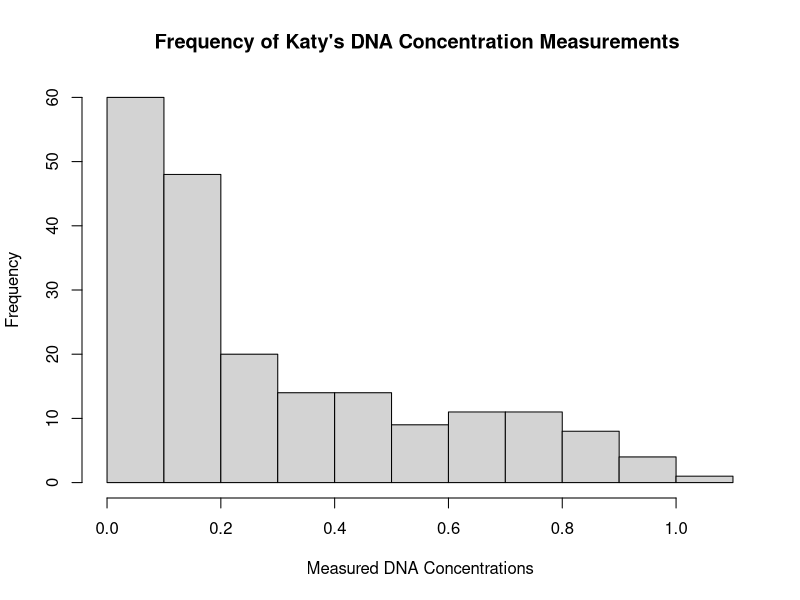
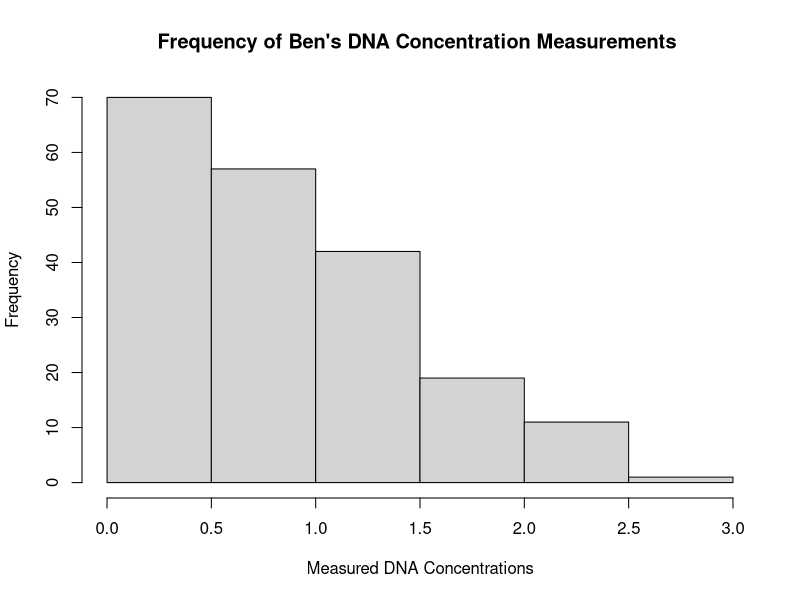
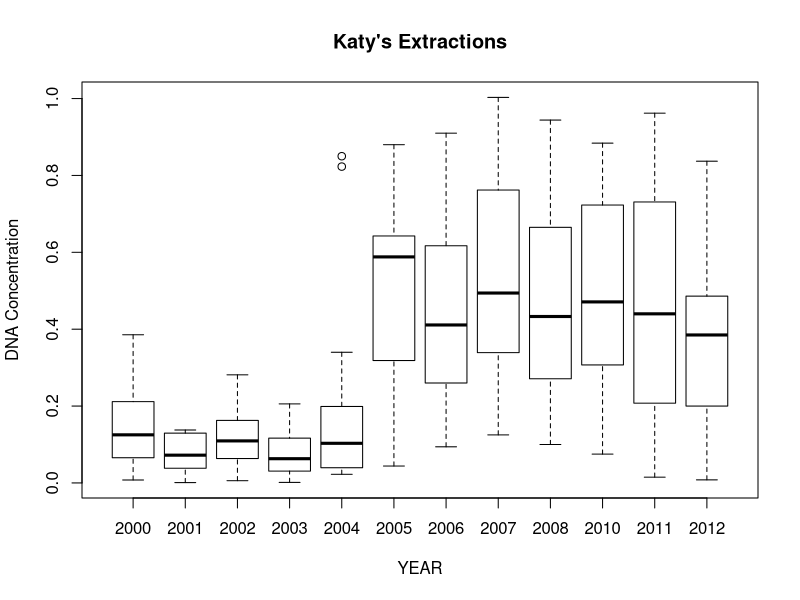
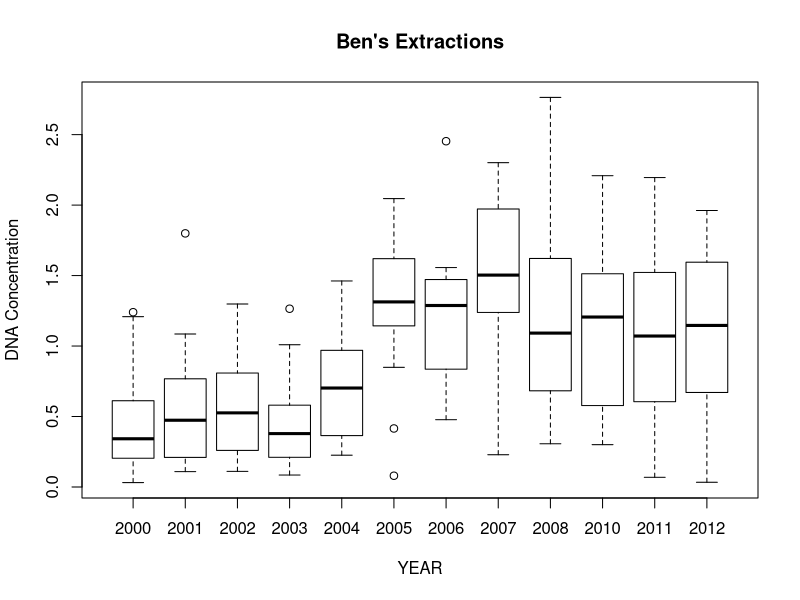
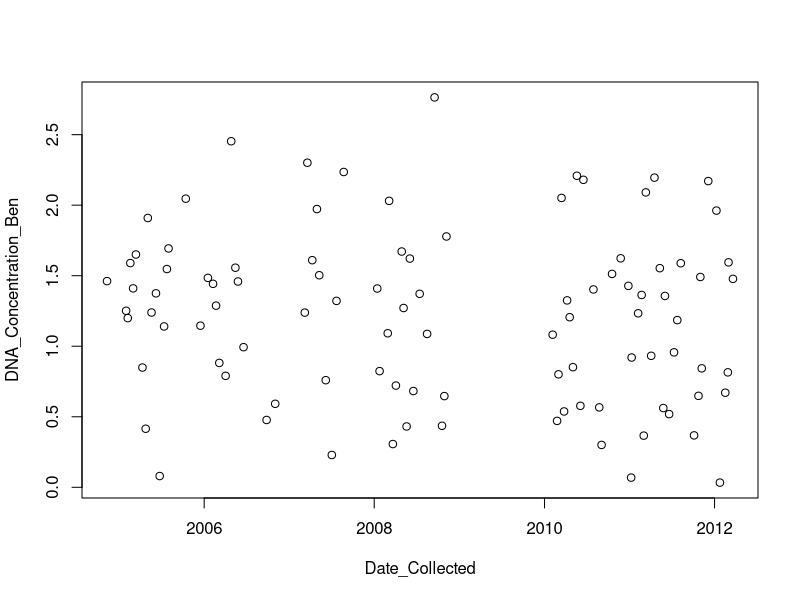
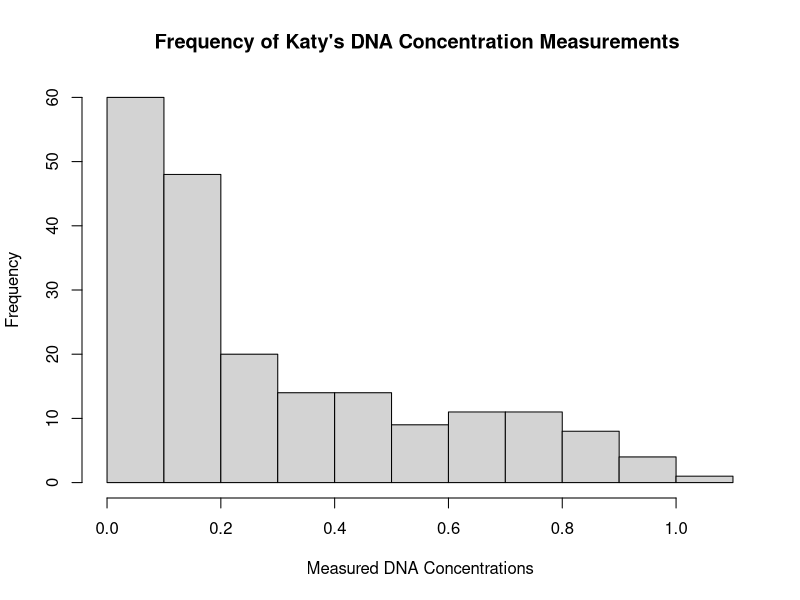
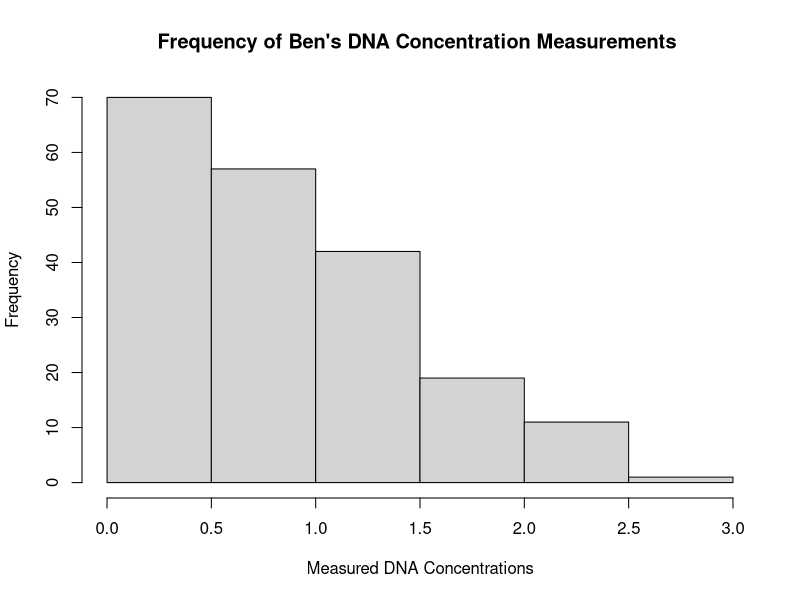
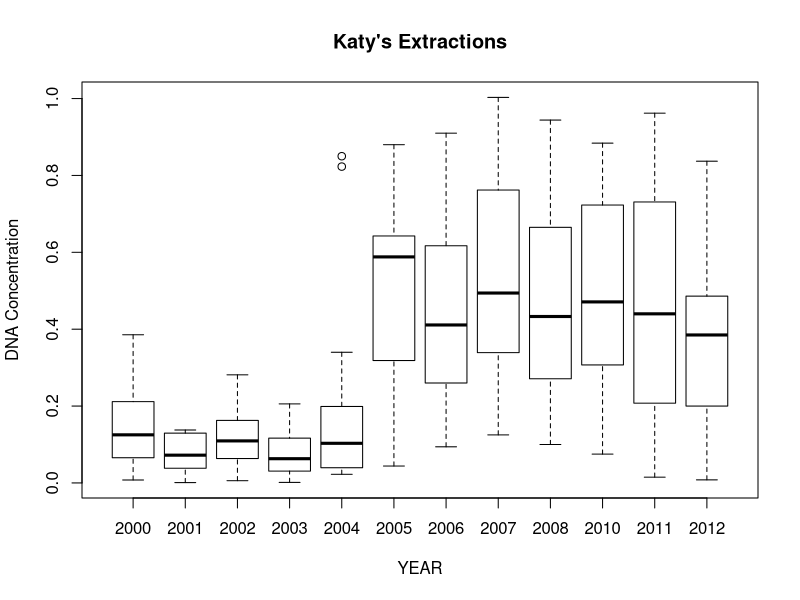

Here is the R script that generated these plots, in order:
library(tidyverse)

 
############
## Task 1 ##
############

dat <- read.csv("DNA_Conc_by_Extraction_Date.csv")
?hist
hist(dat$DNA_Concentration_Katy, main="Frequency of Katy's DNA Concentration Measurements ",xlab = "Measured DNA Concentrations")

jpeg("Katys_hist.jpeg")
hist(dat$DNA_Concentration_Katy, main="Frequency of Katy's DNA Concentration Measurements ",xlab = "Measured DNA Concentrations")
dev.off()


hist(dat$DNA_Concentration_Ben, main="Frequency of Ben's DNA Concentration Measurements ",xlab = "Measured DNA Concentrations")


jpeg("Bens_hist.jpeg")
hist(dat$DNA_Concentration_Ben, main="Frequency of Ben's DNA Concentration Measurements ",xlab = "Measured DNA Concentrations")
dev.off()



############
## Task 2 ##
############

class(dat$Year_Collected)
Year_Factor <- as.factor(dat$Year_Collected)

class(Year_Factor)

plot(x=Year_Factor, y=dat$DNA_Concentration_Katy, xlab= "YEAR", ylab= "DNA Concentration", main= "Katy's Extractions", col= "white")
?plot

plot(x=Year_Factor, y=dat$DNA_Concentration_Ben, xlab= "YEAR", ylab= "DNA Concentration", main= "Ben's Extractions", col= "white")




############
## Task 3 ##
############


jpeg("NAYLOR_Plot1.jpeg")
plot(x=Year_Factor, y=dat$DNA_Concentration_Katy, xlab= "YEAR", ylab= "DNA Concentration", main= "Katy's Extractions", col= "white")
dev.off()

jpeg("NAYLOR_Plot2.jpeg")
plot(x=Year_Factor, y=dat$DNA_Concentration_Ben, xlab= "YEAR", ylab= "DNA Concentration", main= "Ben's Extractions", col= "white")
dev.off()



############
## Task 4 ##
############

##Made sure that Ben always had higher concentrations compared to Katy##
filter(dat, DNA_Concentration_Ben > DNA_Concentration_Katy)
filter(dat, DNA_Concentration_Ben < DNA_Concentration_Katy)
filter(dat, DNA_Concentration_Ben == DNA_Concentration_Katy)

##New Vectors only containing the DNA Concentrations for Ben or Katy##
Ben_DNA <- dat[,"DNA_Concentration_Ben"]
Katy_DNA <- dat[,"DNA_Concentration_Katy"]

##Finding the differences between the concentrations of Ben and Katy##
Ben_DNA - Katy_DNA

##Putting those differences into a new vector##
Ben_Rel_Katy <- Ben_DNA - Katy_DNA

##Putting the smallest difference between the concentrations into a vector##
##(it was 0.0108855005)##
Ben_min <- min(Ben_Rel_Katy)

##Creating a logic class vector to determine which row had the smallest difference##
Ben_DNA - Katy_DNA == Ben_min
condit <- Ben_DNA - Katy_DNA == Ben_min

##Finding which row the True corresponded to##
?which()
which(condit)


##Discovering that which could also find the minimum value in a vector and using that instead##
Ben_min_fix <- which.min(Ben_Rel_Katy)

##Finding the Year that corresponded to the smallest difference between Ben and Katy's measurements##
dat[Ben_min_fix,"Year_Collected"]
BEN_Low_Rel_Katy_Year <- dat[Ben_min_fix,"Year_Collected"]
Year_Lowest_Ben_rel_Katy <- data.frame(
  "Year with Lowest Performance by Ben compared to Katy" = BEN_Low_Rel_Katy_Year)

##Putting the answer into a text file##
?write()
write.table(Year_Lowest_Ben_rel_Katy, file= "Task_4_Answer.txt", sep="", row.names = FALSE)


############
## Task 5 ##
############

?POSIXct
?as.POSIXct.date
?as.Date.POSIXct()
?axis.POSIXct()

downstairs <- filter(dat, Lab == "Downstairs")

class(downstairs$Date_Collected)

Date_Col <- as.POSIXct(downstairs$Date_Collected)
class(Date_Col)

plot(Date_Col,downstairs$DNA_Concentration_Ben, 
     xlab = "Date_Collected", ylab= "DNA_Concentration_Ben")

jpeg("Ben_DNA_over_time.jpg")
plot(Date_Col,downstairs$DNA_Concentration_Ben, 
     xlab = "Date_Collected", ylab= "DNA_Concentration_Ben")
dev.off()


########################
## Task 6 (Bonus Task)##
########################

Ben_Only <- dat[,c("DNA_Concentration_Ben","Date_Collected")]

?mean()
mean(Ben_Only$DNA_Concentration_Ben)

levels(Year_Factor)

class(Ben_Only$Date_Collected)
Ben_Only$Date_Collected <- as.Date(Ben_Only$Date_Collected)
?format
Ben_Only$Year <- format(Ben_Only$Date_Collected,format="%Y")

?aggregate()
aggregate(DNA_Concentration_Ben ~ Year, Ben_Only , mean )

BEN_Yearly_Averge <- aggregate(DNA_Concentration_Ben ~ Year, Ben_Only , mean )

max(BEN_Yearly_Averge$DNA_Concentration_Ben)
Average_Max <- max(BEN_Yearly_Averge$DNA_Concentration_Ben)


which.max(BEN_Yearly_Averge$DNA_Concentration_Ben)
x <- which.max(BEN_Yearly_Averge$DNA_Concentration_Ben)

BEN_Yearly_Averge[x,"Year"]
Yearly_Max <- BEN_Yearly_Averge[x,"Year"]

Bonus_Task_Answer <- data.frame("Year" = Yearly_Max, "Average DNA Concentration" = Average_Max)
write.csv(Bonus_Task_Answer, file="Bonus_Task_Answer.txt", row.names = FALSE)

write.csv(BEN_Yearly_Averge, file="Ben_Average_Conc.csv", row.names = FALSE)
